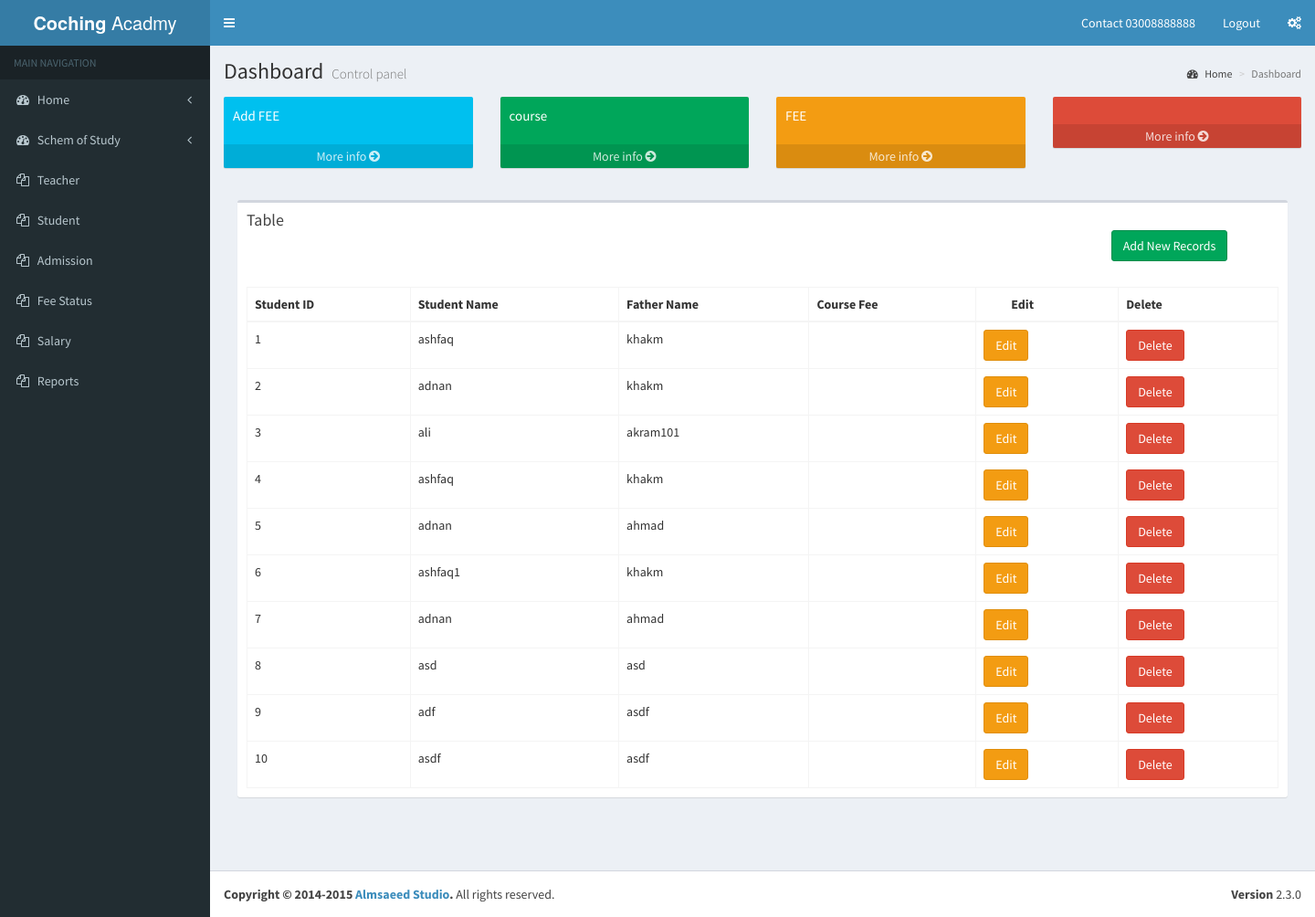
The page /student.php on the database as committed earlier.
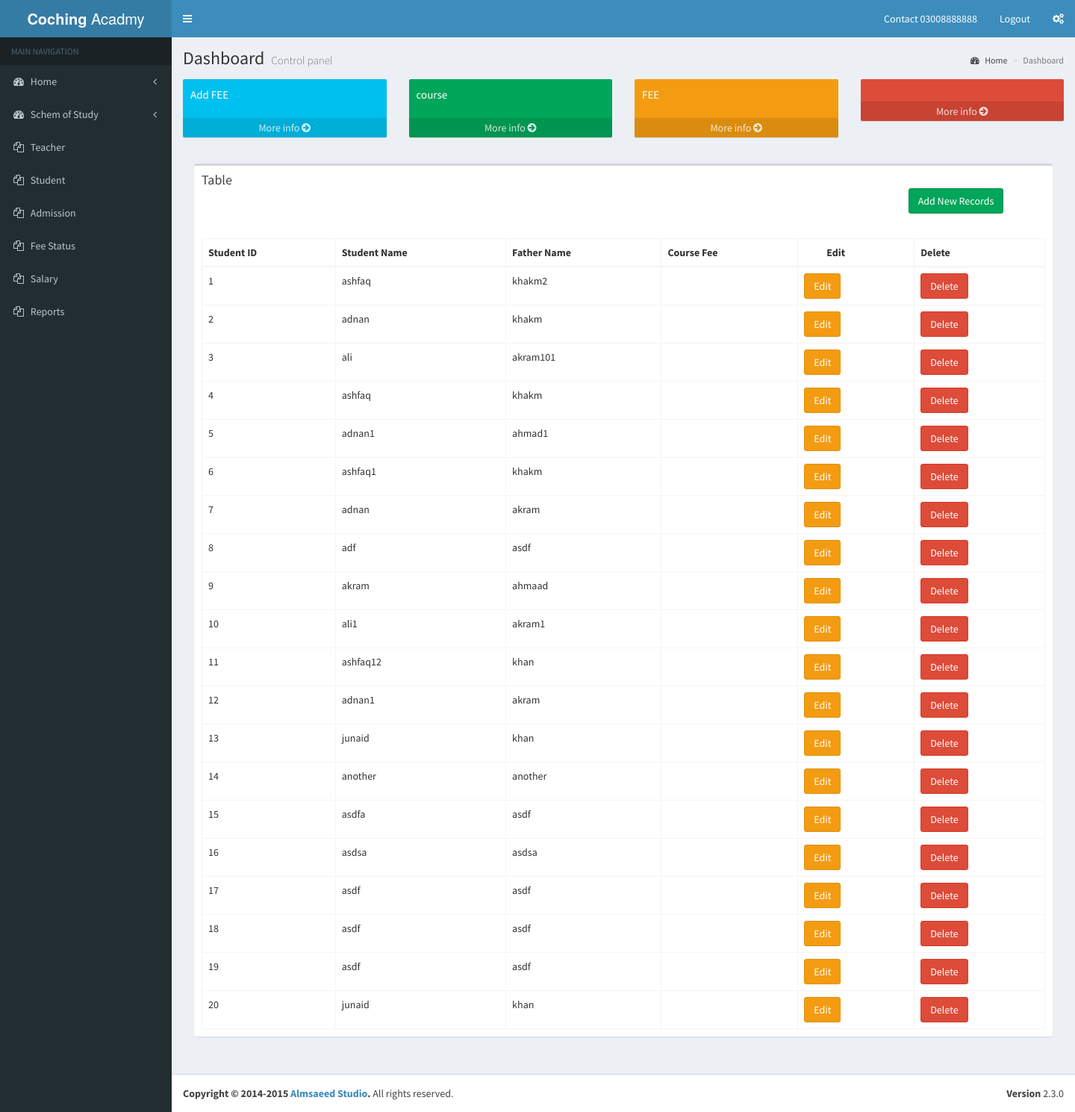
The same page on the database as committed later.
### tables this page shows
CREATE TABLE `student` (
  `student_id` int(255) NOT NULL,
  `student_name` varchar(255) NOT NULL,
  `father_name` varchar(255) NOT NULL,
  `contact_no` varchar(255) NOT NULL,
  `email_adress` varchar(255) NOT NULL,
  `address` varchar(255) NOT NULL
);

### student.php (the view, shortened to what this page needs)
<?php
include 'include/conn.php';
include 'include/header.php';
include 'include/leftsidebar.php';
$sql = ("SELECT * FROM `student`");
$stmt = $conn->prepare($sql);
$stmt->execute();
$result = $stmt->fetchAll();
?>
      <div class="content-wrapper">
        <section class="content-header">
          <h1>
            Dashboard
            <small>Control panel</small>
          </h1>
          <ol class="breadcrumb">
            <li><a href="#"><i class="fa fa-dashboard"></i> Home</a></li>
            <li class="active">Dashboard</li>
          </ol>
        </section>
        <section class="content">
          <div class="row">
            <div class="col-lg-3 col-xs-6">
              <div class="small-box bg-aqua">
                <div class="inner">
                  <p>Add FEE</p>
                </div>
                <a href="#" class="small-box-footer">More info <i class="fa fa-arrow-circle-right"></i></a>
              </div>
            </div>
            <div class="col-lg-3 col-xs-6">
              <div class="small-box bg-green">
                <div class="inner">
                  <p>course</p>
                </div>
                <a href="#" class="small-box-footer">More info <i class="fa fa-arrow-circle-right"></i></a>
              </div>
            </div>
            <div class="col-lg-3 col-xs-6">
              <div class="small-box bg-yellow">
                <div class="inner">
                  <p>FEE</p>
                </div>
                <a href="#" class="small-box-footer">More info <i class="fa fa-arrow-circle-right"></i></a>
              </div>
            </div>
            <div class="col-lg-3 col-xs-6">
              <div class="small-box bg-red">
                <div class="inner">
                </div>
                <a href="#" class="small-box-footer">More info <i class="fa fa-arrow-circle-right"></i></a>
              </div>
            </div>
          </div>
         <section class="content">
          <div class="row">
            <div class="col-xs-12">
              <div class="box">
                <div class="box-header">
                  <h3 class="box-title"> Table</h3>
                  <div class="col-md-12">
                    <div class="col-md-10"></div>
                  <div class="col-md-2"><td><a href="student_insert.php?" class="btn btn-success">Add New Records</a></td></div>
                  </div>
                </div>
                <div class="box-body">
                  <table id="example2" class="table table-bordered table-hover">
                   <div class="col-md-12"> <thead>
                     <tr>
                      <div class="col-md-1">   <th>Student ID</th></div>
                       <div class="col-md-1">  <th>Student Name</th></div>
                       <div class="col-md-1">  <th>Father Name</th></div>
                        <div class="col-md-1"> <th>Course Fee</th></div>
						            <div class="col-md-1" > <th>Edit</div>
                        <div class="col-md-1">  <th>Delete</th></div>
                      </tr>
                    </thead>
					         </div>
                    <tbody>
					       <div class="col-md-12">
                  <?php
                  $i=1;
                  foreach ($result as $student) {?>
                  <tr>
                      <div class="col-md-1">   <td><?=$i ?></td></div>
                      <div class="col-md-1">   <td><?=$student['student_name']?></td></div>
                      <div class="col-md-1">  <td><?=$student['father_name']?></td></div>
                      <div class="col-md-1">   <td><?=$student['roll_no']?></td></div>
                      <div class="col-md-1">   <td><a href="student_edit.php?id=<?=$student['student_id']?>" class="btn btn-warning">Edit</a></td></div>
                      <div class="col-md-1">   <td><a href="student_delete.php?id=<?=$student['student_id']?>" class="btn btn-danger">Delete</a></td></div>
                      </tr>
                <?php $i++; } ?>
                     </div>
                  </table>
                </div>
              </div>
            </div>
          </div>
        </section>
        </section>
      </div>
<?php
include'include/footer.php';
?>

Rows that differ between the two databases and show on the page:
removed student: student_name "asd", father_name "asd"
changed student: father_name "khakm" → "khakm2"
changed student: student_name "adnan" → "adnan1"; father_name "ahmad" → "ahmad1"
changed student (number 7 of 20 on the later page): father_name "ahmad" → "akram"
added student: student_name "akram", father_name "ahmaad"
added student: student_name "ali1", father_name "akram1"
added student: student_name "ashfaq12", father_name "khan"
added student: student_name "adnan1", father_name "akram"
added student: student_name "junaid", father_name "khan"
added student: student_name "another", father_name "another"
added student: student_name "asdfa", father_name "asdf"
added student: student_name "asdsa", father_name "asdsa"
added student: student_name "asdf", father_name "asdf"
added student: student_name "asdf", father_name "asdf"
added student: student_name "junaid", father_name "khan"
